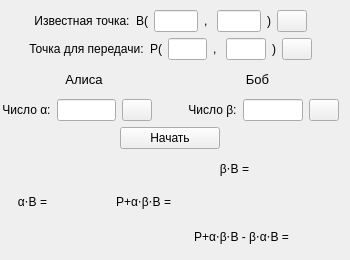
       <widget class="QWidget" name="tab_5">
        <attribute name="title">
         <string>Криптосистема Эль-Гамаля</string>
        </attribute>
        <widget class="QWidget" name="verticalLayoutWidget_4">
         <property name="geometry">
          <rect>
           <x>0</x>
           <y>10</y>
           <width>341</width>
           <height>241</height>
          </rect>
         </property>
         <layout class="QVBoxLayout" name="verticalLayout_5">
          <property name="spacing">
           <number>6</number>
          </property>
          <item>
           <layout class="QHBoxLayout" name="horizontalLayout_29">
            <item>
             <spacer name="horizontalSpacer_50">
              <property name="orientation">
               <enum>Qt::Horizontal</enum>
              </property>
              <property name="sizeHint" stdset="0">
               <size>
                <width>40</width>
                <height>20</height>
               </size>
              </property>
             </spacer>
            </item>
            <item>
             <widget class="QLabel" name="label_73">
              <property name="text">
               <string>Известная точка:</string>
              </property>
              <property name="textFormat">
               <enum>Qt::AutoText</enum>
              </property>
              <property name="alignment">
               <set>Qt::AlignCenter</set>
              </property>
             </widget>
            </item>
            <item>
             <widget class="QLabel" name="label_74">
              <property name="text">
               <string>B(</string>
              </property>
              <property name="alignment">
               <set>Qt::AlignRight|Qt::AlignTrailing|Qt::AlignVCenter</set>
              </property>
             </widget>
            </item>
            <item>
             <widget class="QLineEdit" name="xBEGLineEdit">
              <property name="maximumSize">
               <size>
                <width>50</width>
                <height>16777215</height>
               </size>
              </property>
              <property name="alignment">
               <set>Qt::AlignRight|Qt::AlignTrailing|Qt::AlignVCenter</set>
              </property>
             </widget>
            </item>
            <item>
             <widget class="QLabel" name="label_75">
              <property name="text">
               <string>, </string>
              </property>
              <property name="alignment">
               <set>Qt::AlignCenter</set>
              </property>
             </widget>
            </item>
            <item>
             <widget class="QLineEdit" name="yBEGLineEdit">
              <property name="maximumSize">
               <size>
                <width>50</width>
                <height>16777215</height>
               </size>
              </property>
              <property name="alignment">
               <set>Qt::AlignRight|Qt::AlignTrailing|Qt::AlignVCenter</set>
              </property>
             </widget>
            </item>
            <item>
             <widget class="QLabel" name="label_76">
              <property name="text">
               <string>)</string>
              </property>
             </widget>
            </item>
            <item>
             <widget class="QPushButton" name="randomPointBEGButton">
              <property name="maximumSize">
               <size>
                <width>30</width>
                <height>16777215</height>
               </size>
              </property>
              <property name="text">
               <string/>
              </property>
              <property name="icon">
               <iconset>
                <normaloff>play.png</normaloff>play.png</iconset>
              </property>
             </widget>
            </item>
            <item>
             <spacer name="horizontalSpacer_51">
              <property name="orientation">
               <enum>Qt::Horizontal</enum>
              </property>
              <property name="sizeHint" stdset="0">
               <size>
                <width>40</width>
                <height>20</height>
               </size>
              </property>
             </spacer>
            </item>
           </layout>
          </item>
          <item>
           <layout class="QHBoxLayout" name="horizontalLayout_21">
            <item>
             <spacer name="horizontalSpacer_34">
              <property name="orientation">
               <enum>Qt::Horizontal</enum>
              </property>
              <property name="sizeHint" stdset="0">
               <size>
                <width>40</width>
                <height>20</height>
               </size>
              </property>
             </spacer>
            </item>
            <item>
             <widget class="QLabel" name="label_58">
              <property name="text">
               <string>Точка для передачи:</string>
              </property>
              <property name="textFormat">
               <enum>Qt::AutoText</enum>
              </property>
              <property name="alignment">
               <set>Qt::AlignCenter</set>
              </property>
             </widget>
            </item>
            <item>
             <widget class="QLabel" name="label_59">
              <property name="text">
               <string>P(</string>
              </property>
              <property name="alignment">
               <set>Qt::AlignRight|Qt::AlignTrailing|Qt::AlignVCenter</set>
              </property>
             </widget>
            </item>
            <item>
             <widget class="QLineEdit" name="xPEGLineEdit">
              <property name="maximumSize">
               <size>
                <width>50</width>
                <height>16777215</height>
               </size>
              </property>
              <property name="alignment">
               <set>Qt::AlignRight|Qt::AlignTrailing|Qt::AlignVCenter</set>
              </property>
             </widget>
            </item>
            <item>
             <widget class="QLabel" name="label_60">
              <property name="text">
               <string>, </string>
              </property>
              <property name="alignment">
               <set>Qt::AlignCenter</set>
              </property>
             </widget>
            </item>
            <item>
             <widget class="QLineEdit" name="yPEGLineEdit">
              <property name="maximumSize">
               <size>
                <width>50</width>
                <height>16777215</height>
               </size>
              </property>
              <property name="alignment">
               <set>Qt::AlignRight|Qt::AlignTrailing|Qt::AlignVCenter</set>
              </property>
             </widget>
            </item>
            <item>
             <widget class="QLabel" name="label_61">
              <property name="text">
               <string>)</string>
              </property>
             </widget>
            </item>
            <item>
             <widget class="QPushButton" name="randomPointPEGButton">
              <property name="maximumSize">
               <size>
                <width>30</width>
                <height>16777215</height>
               </size>
              </property>
              <property name="text">
               <string/>
              </property>
              <property name="icon">
               <iconset>
                <normaloff>play.png</normaloff>play.png</iconset>
              </property>
             </widget>
            </item>
            <item>
             <spacer name="horizontalSpacer_35">
              <property name="orientation">
               <enum>Qt::Horizontal</enum>
              </property>
              <property name="sizeHint" stdset="0">
               <size>
                <width>40</width>
                <height>20</height>
               </size>
              </property>
             </spacer>
            </item>
           </layout>
          </item>
          <item>
           <layout class="QHBoxLayout" name="horizontalLayout_22">
            <item>
             <widget class="QLabel" name="label_62">
              <property name="font">
               <font>
                <pointsize>10</pointsize>
               </font>
              </property>
              <property name="text">
               <string>Алиса</string>
              </property>
              <property name="alignment">
               <set>Qt::AlignCenter</set>
              </property>
             </widget>
            </item>
            <item>
             <widget class="QLabel" name="label_63">
              <property name="font">
               <font>
                <pointsize>10</pointsize>
               </font>
              </property>
              <property name="text">
               <string>Боб</string>
              </property>
              <property name="alignment">
               <set>Qt::AlignCenter</set>
              </property>
             </widget>
            </item>
           </layout>
          </item>
          <item>
           <layout class="QHBoxLayout" name="horizontalLayout_23">
            <item>
             <spacer name="horizontalSpacer_36">
              <property name="orientation">
               <enum>Qt::Horizontal</enum>
              </property>
              <property name="sizeType">
               <enum>QSizePolicy::Expanding</enum>
              </property>
              <property name="sizeHint" stdset="0">
               <size>
                <width>50</width>
                <height>20</height>
               </size>
              </property>
             </spacer>
            </item>
            <item>
             <widget class="QLabel" name="label_64">
              <property name="text">
               <string>Число α:</string>
              </property>
              <property name="alignment">
               <set>Qt::AlignCenter</set>
              </property>
             </widget>
            </item>
            <item>
             <widget class="QLineEdit" name="valueAEGLineEdit">
              <property name="toolTip">
               <string>Случайное число</string>
              </property>
              <property name="alignment">
               <set>Qt::AlignCenter</set>
              </property>
             </widget>
            </item>
            <item>
             <widget class="QPushButton" name="randomValueAEGButton">
              <property name="maximumSize">
               <size>
                <width>30</width>
                <height>16777215</height>
               </size>
              </property>
              <property name="text">
               <string/>
              </property>
              <property name="icon">
               <iconset>
                <normaloff>play.png</normaloff>play.png</iconset>
              </property>
             </widget>
            </item>
            <item>
             <spacer name="horizontalSpacer_37">
              <property name="orientation">
               <enum>Qt::Horizontal</enum>
              </property>
              <property name="sizeType">
               <enum>QSizePolicy::MinimumExpanding</enum>
              </property>
              <property name="sizeHint" stdset="0">
               <size>
                <width>30</width>
                <height>20</height>
               </size>
              </property>
             </spacer>
            </item>
            <item>
             <widget class="QLabel" name="label_65">
              <property name="text">
               <string>Число β:</string>
              </property>
              <property name="alignment">
               <set>Qt::AlignCenter</set>
              </property>
             </widget>
            </item>
            <item>
             <widget class="QLineEdit" name="valueBEGLineEdit">
              <property name="toolTip">
               <string>Случайное число</string>
              </property>
              <property name="alignment">
               <set>Qt::AlignCenter</set>
              </property>
             </widget>
            </item>
            <item>
             <widget class="QPushButton" name="randomValueBEGButton">
              <property name="maximumSize">
               <size>
                <width>30</width>
                <height>16777215</height>
               </size>
              </property>
              <property name="text">
               <string/>
              </property>
              <property name="icon">
               <iconset>
                <normaloff>play.png</normaloff>play.png</iconset>
              </property>
             </widget>
            </item>
            <item>
             <spacer name="horizontalSpacer_38">
              <property name="orientation">
               <enum>Qt::Horizontal</enum>
              </property>
              <property name="sizeType">
               <enum>QSizePolicy::Expanding</enum>
              </property>
              <property name="sizeHint" stdset="0">
               <size>
                <width>50</width>
                <height>20</height>
               </size>
              </property>
             </spacer>
            </item>
           </layout>
          </item>
          <item>
           <layout class="QHBoxLayout" name="horizontalLayout_24">
            <item>
             <widget class="QPushButton" name="cryptosystemEGButton">
              <property name="maximumSize">
               <size>
                <width>100</width>
                <height>16777215</height>
               </size>
              </property>
              <property name="text">
               <string>Начать</string>
              </property>
              <property name="autoDefault">
               <bool>true</bool>
              </property>
             </widget>
            </item>
           </layout>
          </item>
          <item>
           <layout class="QHBoxLayout" name="horizontalLayout_25" stretch="6,1,1,0">
            <item>
             <spacer name="horizontalSpacer_39">
              <property name="orientation">
               <enum>Qt::Horizontal</enum>
              </property>
              <property name="sizeType">
               <enum>QSizePolicy::Expanding</enum>
              </property>
              <property name="sizeHint" stdset="0">
               <size>
                <width>50</width>
                <height>20</height>
               </size>
              </property>
             </spacer>
            </item>
            <item>
             <widget class="QLabel" name="label_66">
              <property name="text">
               <string>β⋅B =</string>
              </property>
              <property name="alignment">
               <set>Qt::AlignRight|Qt::AlignTrailing|Qt::AlignVCenter</set>
              </property>
             </widget>
            </item>
            <item>
             <widget class="QLabel" name="resultBBEGLabel">
              <property name="text">
               <string/>
              </property>
             </widget>
            </item>
            <item>
             <spacer name="horizontalSpacer_41">
              <property name="orientation">
               <enum>Qt::Horizontal</enum>
              </property>
              <property name="sizeType">
               <enum>QSizePolicy::Expanding</enum>
              </property>
              <property name="sizeHint" stdset="0">
               <size>
                <width>50</width>
                <height>20</height>
               </size>
              </property>
             </spacer>
            </item>
           </layout>
          </item>
          <item>
           <layout class="QHBoxLayout" name="horizontalLayout_26" stretch="1,1,0,0,1,0,9">
            <item>
             <spacer name="horizontalSpacer_42">
              <property name="orientation">
               <enum>Qt::Horizontal</enum>
              </property>
              <property name="sizeType">
               <enum>QSizePolicy::Expanding</enum>
              </property>
              <property name="sizeHint" stdset="0">
               <size>
                <width>50</width>
                <height>20</height>
               </size>
              </property>
             </spacer>
            </item>
            <item>
             <widget class="QLabel" name="label_68">
              <property name="text">
               <string>α⋅B =</string>
              </property>
              <property name="alignment">
               <set>Qt::AlignRight|Qt::AlignTrailing|Qt::AlignVCenter</set>
              </property>
             </widget>
            </item>
            <item>
             <widget class="QLabel" name="resultKeyEGLabel_1">
              <property name="text">
               <string/>
              </property>
             </widget>
            </item>
            <item>
             <spacer name="horizontalSpacer_43">
              <property name="orientation">
               <enum>Qt::Horizontal</enum>
              </property>
              <property name="sizeType">
               <enum>QSizePolicy::Expanding</enum>
              </property>
              <property name="sizeHint" stdset="0">
               <size>
                <width>50</width>
                <height>20</height>
               </size>
              </property>
             </spacer>
            </item>
            <item>
             <widget class="QLabel" name="label_69">
              <property name="text">
               <string>P+α⋅β⋅B =</string>
              </property>
              <property name="alignment">
               <set>Qt::AlignRight|Qt::AlignTrailing|Qt::AlignVCenter</set>
              </property>
             </widget>
            </item>
            <item>
             <widget class="QLabel" name="resultKeyEGLabel_2">
              <property name="text">
               <string/>
              </property>
             </widget>
            </item>
            <item>
             <spacer name="horizontalSpacer_44">
              <property name="orientation">
               <enum>Qt::Horizontal</enum>
              </property>
              <property name="sizeType">
               <enum>QSizePolicy::Expanding</enum>
              </property>
              <property name="sizeHint" stdset="0">
               <size>
                <width>50</width>
                <height>20</height>
               </size>
              </property>
             </spacer>
            </item>
           </layout>
          </item>
          <item>
           <layout class="QHBoxLayout" name="horizontalLayout_28" stretch="5,1,0,1">
            <item>
             <spacer name="horizontalSpacer_48">
              <property name="orientation">
               <enum>Qt::Horizontal</enum>
              </property>
              <property name="sizeHint" stdset="0">
               <size>
                <width>40</width>
                <height>20</height>
               </size>
              </property>
             </spacer>
            </item>
            <item>
             <widget class="QLabel" name="label_72">
              <property name="minimumSize">
               <size>
                <width>0</width>
                <height>30</height>
               </size>
              </property>
              <property name="text">
               <string>P+α⋅β⋅B - β⋅α⋅B =</string>
              </property>
              <property name="alignment">
               <set>Qt::AlignCenter</set>
              </property>
             </widget>
            </item>
            <item>
             <widget class="QLabel" name="resultCryptosystemEG">
              <property name="text">
               <string/>
              </property>
              <property name="alignment">
               <set>Qt::AlignCenter</set>
              </property>
             </widget>
            </item>
            <item>
             <spacer name="horizontalSpacer_49">
              <property name="orientation">
               <enum>Qt::Horizontal</enum>
              </property>
              <property name="sizeHint" stdset="0">
               <size>
                <width>40</width>
                <height>20</height>
               </size>
              </property>
             </spacer>
            </item>
           </layout>
          </item>
         </layout>
        </widget>
       </widget>
